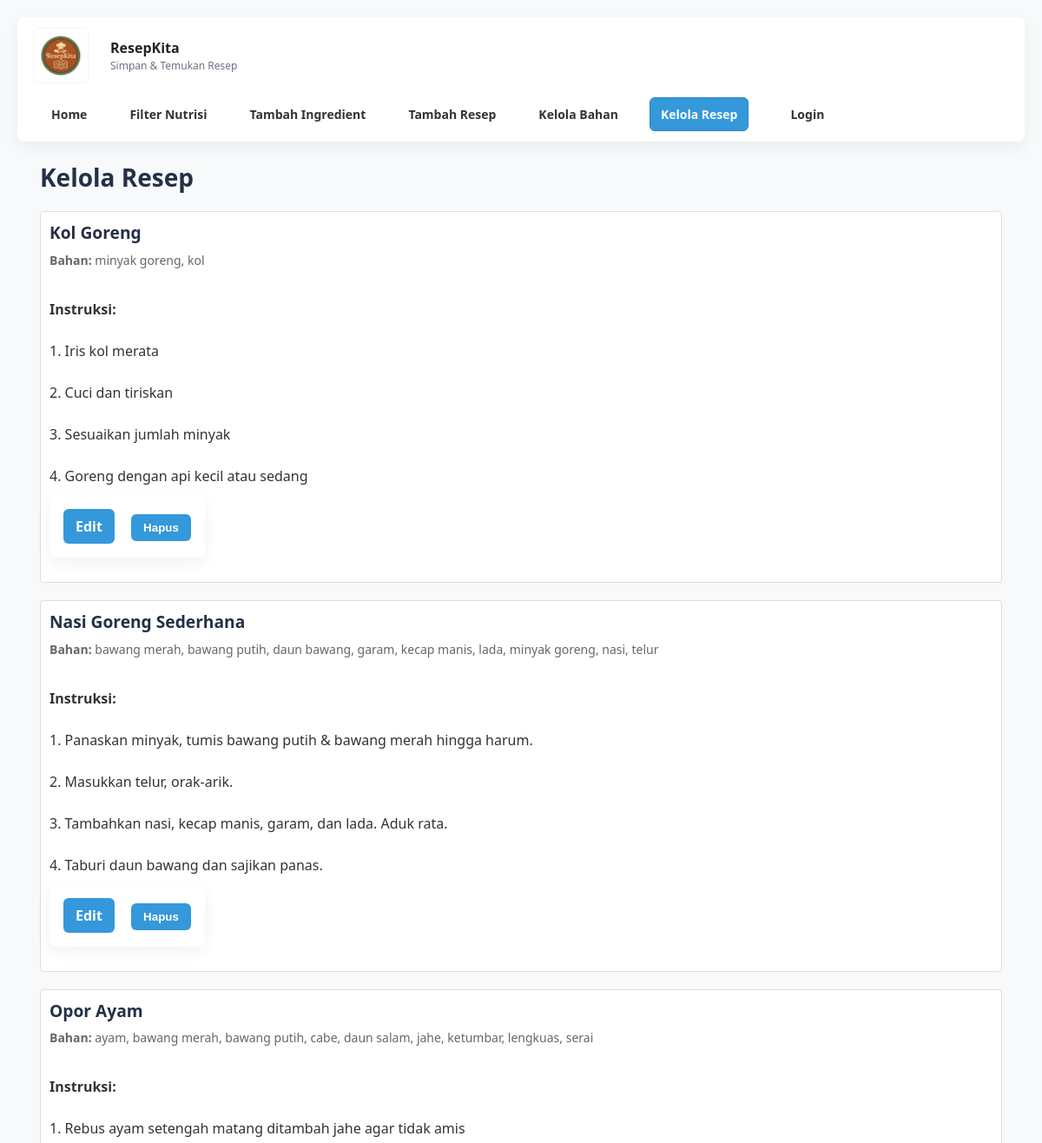
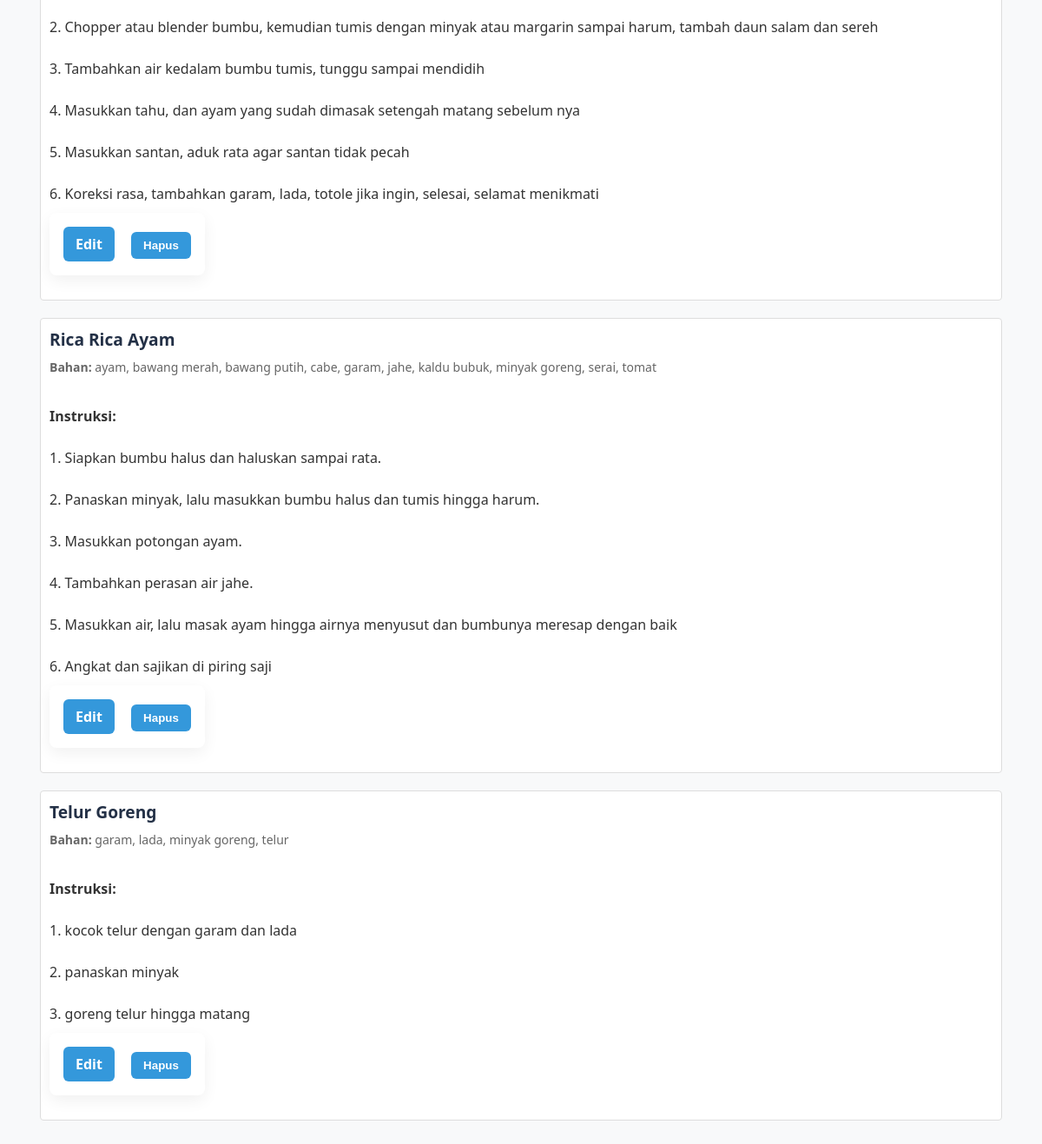
The app's page /manage_recipes.php with its own data (2 pictures, top to bottom).
### tables this page shows
CREATE TABLE `recipes` (
  `id` int(11) NOT NULL,
  `title` varchar(255) NOT NULL,
  `ingredients` text NOT NULL,
  `instructions` text DEFAULT NULL,
  `created_at` timestamp NOT NULL DEFAULT current_timestamp(),
  `description` text DEFAULT NULL,
  `image_path` varchar(255) DEFAULT NULL
);

### public/manage_recipes.php (the view, shortened to what this page needs)
<?php
$user_name = isset($_SESSION['user_name']) ? $_SESSION['user_name'] : null;
$is_premium = isset($_SESSION['is_premium']) ? (int)$_SESSION['is_premium'] : 0;
$mysqli = new mysqli('localhost', 'root', '', 'resepkita');
$recipes = [];
$res = $mysqli->query("
    SELECT r.*, GROUP_CONCAT(i.name) as ingredient_names
    FROM recipes r
    LEFT JOIN recipe_ingredients ri ON r.id = ri.recipe_id
    LEFT JOIN ingredients i ON ri.ingredient_id = i.id
    GROUP BY r.id
    ORDER BY r.title
");
while ($row = $res->fetch_assoc()) {
    $recipes[] = $row;
}
?>
<!DOCTYPE html>
<html lang="id">
<head>
    <link rel="stylesheet" href="css/style.css">
</head>
<body>
    <nav>
        <div class="container">
            <div class="brand">
                <a href="index.php"><img src="img/logo.png" class="logo-img" alt="ResepKita"></a>
                <div>
                    <a href="index.php" style="display:block;text-decoration:none;color:inherit;"><strong>ResepKita</strong></a>
                    <div style="font-size:12px;color:#6b7280;">Simpan & Temukan Resep</div>
                </div>
            </div>
            <div class="nav-links">
                <a href="index.php">Home</a>
                <a href="nutrition_filter.php">Filter Nutrisi</a>
                <a href="add_ingredient.php">Tambah Ingredient</a>
                <a href="add_recipe.php">Tambah Resep</a>
                <a href="manage_ingredients.php">Kelola Bahan</a>
                <a href="manage_recipes.php" class="active">Kelola Resep</a>
                <?php if (!empty($user_name)): ?>
                    <span style="margin-left:12px;color:#2b6cb0;font-weight:600;">Halo, <?php echo htmlspecialchars($user_name); ?><?php if($is_premium) echo ' (Premium)'; ?></span>
                    <a href="logout.php" style="margin-left:10px;">Logout</a>
                <?php else: ?>
                    <a href="login.php" style="margin-left:12px;">Login</a>
                <?php endif; ?>
            </div>
        </div>
    </nav>
        <div class="container">
    <h1>Kelola Resep</h1>
    <?php if (empty($recipes)): ?>
        <p>Belum ada resep tersimpan.</p>
    <?php else: ?>
        <?php foreach ($recipes as $recipe): ?>
            <div class="recipe-card">
                <div class="recipe-title"><?php echo htmlspecialchars($recipe['title']); ?></div>
                <div class="recipe-ingredients">
                    <strong>Bahan:</strong> <?php echo htmlspecialchars($recipe['ingredients']); ?>
                </div>
                <?php if ($recipe['instructions']): ?>
                    <div class="recipe-instructions">
                        <strong>Instruksi:</strong><br>
                        <?php echo nl2br(htmlspecialchars($recipe['instructions'])); ?>
                    </div>
                <?php endif; ?>
                <div class="actions" style="margin-top:10px;">
                    <form method="post" action="" style="display:inline;">
                        <a href="edit_recipe.php?id=<?php echo $recipe['id']; ?>" class="button">Edit</a>
                        <button type="submit" name="delete" onclick="return confirm('Yakin hapus resep ini?');">Hapus</button>
                    </form>
                </div>
            </div>
        <?php endforeach; ?>
    <?php endif; ?>
</body>
</html>

### public/css/style.css (style rules this page uses)
:root { --bg:#f8f9fa; --card:#ffffff; --muted:#666; --accent:#3498db; --accent-dark:#2d82c6; --success:#d4edda; --danger:#f8d7da; --shadow: 0 6px 18px rgba(0,0,0,0.06); --radius:8px; --pad:16px; }
* { box-sizing:border-box }
body { margin:0; font-family: "Segoe UI", Tahoma, Geneva, Verdana, sans-serif; background:var(--bg); color:#222; line-height:1.5; padding:20px; }
.container { max-width:1140px; margin:0 auto; padding:0 16px; }
nav { background:var(--card); border-radius:var(--radius); box-shadow:var(--shadow); margin-bottom:20px; position:sticky; top:12px; z-index:100; }
nav .container { display:flex; align-items:center; gap:16px; padding:12px 8px; flex-wrap:wrap; }
.brand { display:flex; align-items:center; gap:10px; margin-right:8px; }
.brand .logo-img { height:64px; max-height:64px; width:auto; display:block; border-radius:6px; object-fit:contain; border:1px solid rgba(0,0,0,0.04); }
.nav-links { display:flex; gap:8px; align-items:center; flex-wrap:wrap; margin-left:8px; }
.nav-links a { display:inline-block; text-decoration:none; color:#333; padding:8px 12px; border-radius:6px; transition:all .18s ease; font-weight:600; font-size:14px; border:1px solid transparent; }
.nav-links a.active { background:var(--accent); color:white; border-color:var(--accent-dark); }
h1 { margin:0 0 18px 0; font-size:28px; color:#233046; }
form, .card { background:var(--card); padding:var(--pad); border-radius:var(--radius); box-shadow:var(--shadow); margin-bottom:18px; }
button, .button { background:var(--accent); color:white; border:none; padding:8px 14px; border-radius:6px; cursor:pointer; font-weight:600; text-decoration:none; display:inline-block; }
.recipe-card { border-radius:10px; padding:16px; background:#fff; border:1px solid #eef3f7; margin-bottom:12px; transition:transform .12s ease, box-shadow .12s ease; }
.recipe-title { font-weight:700; color:#233046; margin-bottom:6px; }
.recipe-ingredients { color:var(--muted); font-size:14px; margin-bottom:8px; }
.recipe-instructions { white-space:pre-line; color:#333; }
.actions { margin-top:12px; display:flex; gap:8px; flex-wrap:wrap; }

### public/manage_recipes.php (style rules this page uses)
.recipe-card { margin-bottom: 20px; padding: 10px; border: 1px solid #ddd; border-radius: 4px; }
.recipe-title { font-size: 1.2em; font-weight: bold; }
.recipe-ingredients { color: #666; margin: 5px 0; }
.recipe-instructions { margin-top: 10px; }
a { text-decoration: none; margin-right: 15px; color: #333; }

### records on screen
recipes: title "Kol Goreng", ingredients "minyak goreng, kol", instructions "1. Iris kol merata 2. Cuci dan tiriskan 3. Sesuaikan jumlah minyak 4. Goreng dengan api kecil atau sedang"
recipes: title "Nasi Goreng Sederhana", ingredients "bawang merah, bawang putih, daun bawang, garam, kecap manis, lada, minyak goreng, nasi, telur", instructions "1. Panaskan minyak, tumis bawang putih & bawang merah hingga harum. 2. Masukkan telur, orak-arik. 3. Tambahkan nasi, kecap manis, garam, dan lada. Aduk rata. 4. Taburi daun bawang dan sajikan panas."
recipes: title "Opor Ayam", ingredients "ayam, bawang merah, bawang putih, cabe, daun salam, jahe, ketumbar, lengkuas, serai", instructions "1. Rebus ayam setengah matang ditambah jahe agar tidak amis 2. Chopper atau blender bumbu, kemudian tumis dengan minyak atau margarin sampai harum, tambah daun salam dan sereh 3. Tambahkan air kedalam bumbu tumis, tunggu sampai mendidih 4. Masukkan tahu, dan ayam yang sudah dimasak setengah matang sebelum nya 5. Masukkan santan, aduk rata agar santan tidak pecah 6. Koreksi rasa, tambahkan garam, lada, totole jika ingin, selesai, selamat menikmati"
recipes: title "Rica Rica Ayam", ingredients "ayam, bawang merah, bawang putih, cabe, garam, jahe, kaldu bubuk, minyak goreng, serai, tomat", instructions "1. Siapkan bumbu halus dan haluskan sampai rata. 2. Panaskan minyak, lalu masukkan bumbu halus dan tumis hingga harum. 3. Masukkan potongan ayam. 4. Tambahkan perasan air jahe. 5. Masukkan air, lalu masak ayam hingga airnya menyusut dan bumbunya meresap dengan baik 6. Angkat dan sajikan di piring saji"
recipes: title "Telur Goreng", ingredients "garam, lada, minyak goreng, telur", instructions "1. kocok telur dengan garam dan lada 2. panaskan minyak 3. goreng telur hingga matang"
